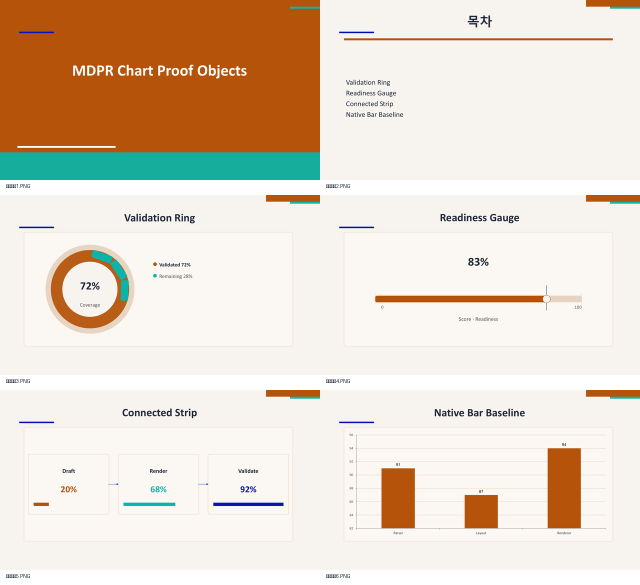
#> input picture artifacts/chart-proof-objects/contact-sheet.png, 1280 x 1170 px (shown at 1/2 size)
$ python -i review_theme_decoration_coverage.py   (imports and definitions only)
#> lines starting #> are read from the running program, lines starting #| are printed output that depends on the picture
#!/usr/bin/env python3
from __future__ import annotations

import json
import math
import re
import zipfile
from pathlib import Path
from typing import Any

from PIL import Image, ImageStat

ROOT = Path(__file__).resolve().parents[1]
OUT = ROOT / "artifacts" / "theme-decoration-review"
CATALOG = ROOT / "design_components" / "decoration" / "src" / "decorators" / "objectShapeCatalog.json"
SELECTOR = ROOT / "design_components" / "rule-engine" / "src" / "select" / "selectVariant.ts"
MATRIX_REPORT = ROOT / "artifacts" / "theme-style-color-matrix" / "theme-style-color-report.json"
REFERENCE_REPORT = ROOT / "artifacts" / "reference-pattern-analysis" / "derived-object-rules.json"

EXPECTED_STYLE_FEEL: dict[str, dict[str, Any]] = {
    "glass": {"dark": True, "shadow": "glass", "shapeSource": "svg"},
    "grid": {"shadow": "none", "shapeSource": "svg"},
    "data": {"dark": True, "shadow": "none", "shapeSource": "svg"},
    "magazine": {"warm": True, "shapeSource": "svg"},
    "minimalism": {"shapeSource": "svg", "shadow": "none", "light": True},
    "newmorphism": {"shapeSource": "svg", "shadow": "newmorphic", "light": True},
    "executive": {"shapeSource": "svg"},
    "technical": {"shapeSource": "svg"},
    "dark": {"dark": True, "shapeSource": "svg"},
    "simple": {"shapeSource": "svg"},
}


def read_json(path: Path) -> Any:
    return json.loads(path.read_text(encoding="utf-8"))


def hex_to_rgb(value: str) -> tuple[int, int, int]:
    value = value.strip().lstrip("#")
    return int(value[0:2], 16), int(value[2:4], 16), int(value[4:6], 16)


def luminance(hex_color: str) -> float:
    r, g, b = [channel / 255 for channel in hex_to_rgb(hex_color)]
    return 0.2126 * r + 0.7152 * g + 0.0722 * b


def is_warm(hex_color: str) -> bool:
    r, g, b = hex_to_rgb(hex_color)
    return r >= b and (r + g * 0.62) > (b * 1.45)


def selected_decoration_ids() -> list[str]:
    source = SELECTOR.read_text(encoding="utf-8")
    return sorted(set(re.findall(r"\{\s*id:\s*'([^']+)'", source)))


def image_stats(path: Path) -> dict[str, Any]:
    image = Image.open(path).convert("RGB")
#> image is the input picture: PIL image 1280x1170 RGB; mean R, G, B 230.5, 216.3, 201.3
    stat = ImageStat.Stat(image)
    mean = tuple(round(value, 2) for value in stat.mean)
#> mean = (230.5, 216.3, 201.3)
    gray = image.convert("L")
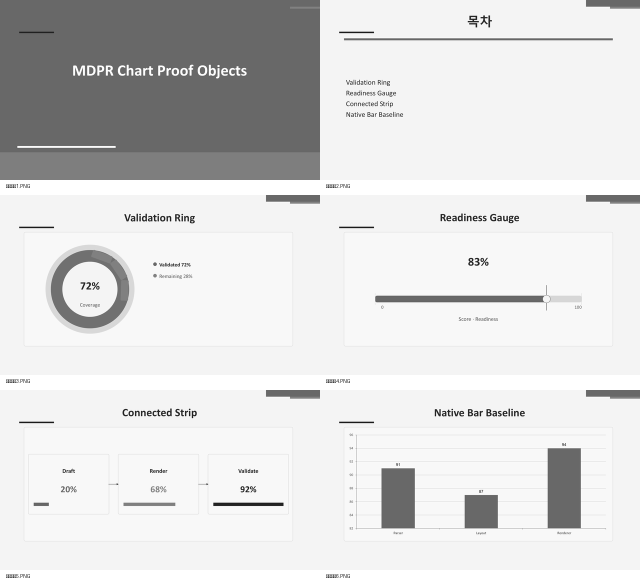
#> gray: PIL image 1280x1170 L (shown at 1/2 size); min 2, max 255, mean 219.1
    histogram = gray.histogram()
#> histogram = 256 values, max 623652 at index 244, min 0 at index 0, mean 5850
    total = image.width * image.height
#> total = 1497600
    dark = sum(histogram[:80]) / total
#> dark = 0.00448
    light = sum(histogram[210:]) / total
#> light = 0.804
    return {"size": list(image.size), "meanRgb": mean, "darkPixelRatio": round(dark, 4), "lightPixelRatio": round(light, 4)}


# [26 lines left out: functions pptx_contains_frosted_glass_markers, pptx_contains_newmorphic_markers, not called in this run]


def color_distance(left: tuple[float, float, float], right: tuple[float, float, float]) -> float:
    return math.sqrt(sum((a - b) ** 2 for a, b in zip(left, right)))


# [166 lines left out: functions audit_catalog, audit_reference_corpus, audit_theme_matrix, main, not called in this run]


# [2 lines not run here, left out]

>>> result = image_stats('../artifacts/chart-proof-objects/contact-sheet.png')
#> result = {'size': [1280, 1170], 'meanRgb': (230.5, 216.3, 201.3), 'darkPixelRatio': 0.0045, 'lightPixelRatio': 0.804}
